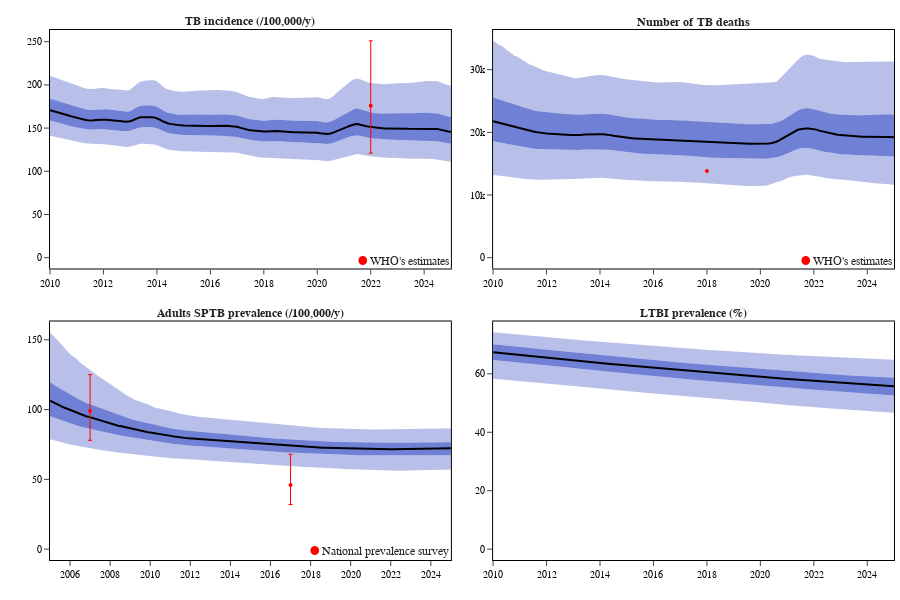

This figure's notebook cell:
### Code cell
compare_target_plot

### Figure 1 — Plotly figure (JSON) as saved in the notebook; plotly's stock layout.template omitted (floating-point values rounded to 4 significant figures; data arrays with more than 128 entries replaced by an {"elided": "..."} marker saying what was removed)
{"data": [{"fill": "tonexty", "fillcolor": "rgba(0,30,180,0.0)", "line": {"width": 0}, "name": "0.025", "showlegend": false, "type": "scatter", "x": {"elided": "151 float values"}, "xaxis": "x", "y": {"elided": "151 float values"}, "yaxis": "y"}, {"fill": "tonexty", "fillcolor": "rgba(0,30,180,0.27999999999999997)", "line": {"width": 0}, "name": "0.25", "showlegend": false, "type": "scatter", "x": {"elided": "151 float values"}, "xaxis": "x", "y": {"elided": "151 float values"}, "yaxis": "y"}, {"fill": "tonexty", "fillcolor": "rgba(0,30,180,0.5599999999999999)", "line": {"width": 0}, "name": "0.5", "showlegend": false, "type": "scatter", "x": {"elided": "151 float values"}, "xaxis": "x", "y": {"elided": "151 float values"}, "yaxis": "y"}, {"fill": "tonexty", "fillcolor": "rgba(0,30,180,0.5599999999999999)", "line": {"width": 0}, "name": "0.75", "showlegend": false, "type": "scatter", "x": {"elided": "151 float values"}, "xaxis": "x", "y": {"elided": "151 float values"}, "yaxis": "y"}, {"fill": "tonexty", "fillcolor": "rgba(0,30,180,0.27999999999999997)", "line": {"width": 0}, "name": "0.975", "showlegend": false, "type": "scatter", "x": {"elided": "151 float values"}, "xaxis": "x", "y": {"elided": "151 float values"}, "yaxis": "y"}, {"line": {"color": "black"}, "name": "Median", "showlegend": false, "type": "scatter", "x": {"elided": "151 float values"}, "xaxis": "x", "y": {"elided": "151 float values"}, "yaxis": "y"}, {"error_y": {"array": [75], "arrayminus": [55], "color": "red", "symmetric": false, "thickness": 1, "type": "data", "width": 2}, "marker": {"color": "red", "size": 4}, "mode": "markers", "name": "", "showlegend": false, "type": "scatter", "x": [2022], "xaxis": "x", "y": [176], "yaxis": "y"}, {"fill": "tonexty", "fillcolor": "rgba(0,30,180,0.0)", "line": {"width": 0}, "name": "0.025", "showlegend": false, "type": "scatter", "x": {"elided": "151 float values"}, "xaxis": "x2", "y": {"elided": "151 float values"}, "yaxis": "y2"}, {"fill": "tonexty", "fillcolor": "rgba(0,30,180,0.27999999999999997)", "line": {"width": 0}, "name": "0.25", "showlegend": false, "type": "scatter", "x": {"elided": "151 float values"}, "xaxis": "x2", "y": {"elided": "151 float values"}, "yaxis": "y2"}, {"fill": "tonexty", "fillcolor": "rgba(0,30,180,0.5599999999999999)", "line": {"width": 0}, "name": "0.5", "showlegend": false, "type": "scatter", "x": {"elided": "151 float values"}, "xaxis": "x2", "y": {"elided": "151 float values"}, "yaxis": "y2"}, {"fill": "tonexty", "fillcolor": "rgba(0,30,180,0.5599999999999999)", "line": {"width": 0}, "name": "0.75", "showlegend": false, "type": "scatter", "x": {"elided": "151 float values"}, "xaxis": "x2", "y": {"elided": "151 float values"}, "yaxis": "y2"}, {"fill": "tonexty", "fillcolor": "rgba(0,30,180,0.27999999999999997)", "line": {"width": 0}, "name": "0.975", "showlegend": false, "type": "scatter", "x": {"elided": "151 float values"}, "xaxis": "x2", "y": {"elided": "151 float values"}, "yaxis": "y2"}, {"line": {"color": "black"}, "name": "Median", "showlegend": false, "type": "scatter", "x": {"elided": "151 float values"}, "xaxis": "x2", "y": {"elided": "151 float values"}, "yaxis": "y2"}, {"marker": {"color": "red", "size": 4}, "mode": "markers", "name": "", "showlegend": false, "type": "scatter", "x": [2018], "xaxis": "x2", "y": [13850], "yaxis": "y2"}, {"fill": "tonexty", "fillcolor": "rgba(0,30,180,0.0)", "line": {"width": 0}, "name": "0.025", "showlegend": false, "type": "scatter", "x": {"elided": "201 float values"}, "xaxis": "x3", "y": {"elided": "201 float values"}, "yaxis": "y3"}, {"fill": "tonexty", "fillcolor": "rgba(0,30,180,0.27999999999999997)", "line": {"width": 0}, "name": "0.25", "showlegend": false, "type": "scatter", "x": {"elided": "201 float values"}, "xaxis": "x3", "y": {"elided": "201 float values"}, "yaxis": "y3"}, {"fill": "tonexty", "fillcolor": "rgba(0,30,180,0.5599999999999999)", "line": {"width": 0}, "name": "0.5", "showlegend": false, "type": "scatter", "x": {"elided": "201 float values"}, "xaxis": "x3", "y": {"elided": "201 float values"}, "yaxis": "y3"}, {"fill": "tonexty", "fillcolor": "rgba(0,30,180,0.5599999999999999)", "line": {"width": 0}, "name": "0.75", "showlegend": false, "type": "scatter", "x": {"elided": "201 float values"}, "xaxis": "x3", "y": {"elided": "201 float values"}, "yaxis": "y3"}, {"fill": "tonexty", "fillcolor": "rgba(0,30,180,0.27999999999999997)", "line": {"width": 0}, "name": "0.975", "showlegend": false, "type": "scatter", "x": {"elided": "201 float values"}, "xaxis": "x3", "y": {"elided": "201 float values"}, "yaxis": "y3"}, {"line": {"color": "black"}, "name": "Median", "showlegend": false, "type": "scatter", "x": {"elided": "201 float values"}, "xaxis": "x3", "y": {"elided": "201 float values"}, "yaxis": "y3"}, {"error_y": {"array": [26, 22], "arrayminus": [21, 14], "color": "red", "symmetric": false, "thickness": 1, "type": "data", "width": 2}, "marker": {"color": "red", "size": 4}, "mode": "markers", "name": "", "showlegend": false, "type": "scatter", "x": [2007, 2017], "xaxis": "x3", "y": [99, 46], "yaxis": "y3"}, {"fill": "tonexty", "fillcolor": "rgba(0,30,180,0.0)", "line": {"width": 0}, "name": "0.025", "showlegend": false, "type": "scatter", "x": {"elided": "151 float values"}, "xaxis": "x4", "y": {"elided": "151 float values"}, "yaxis": "y4"}, {"fill": "tonexty", "fillcolor": "rgba(0,30,180,0.27999999999999997)", "line": {"width": 0}, "name": "0.25", "showlegend": false, "type": "scatter", "x": {"elided": "151 float values"}, "xaxis": "x4", "y": {"elided": "151 float values"}, "yaxis": "y4"}, {"fill": "tonexty", "fillcolor": "rgba(0,30,180,0.5599999999999999)", "line": {"width": 0}, "name": "0.5", "showlegend": false, "type": "scatter", "x": {"elided": "151 float values"}, "xaxis": "x4", "y": {"elided": "151 float values"}, "yaxis": "y4"}, {"fill": "tonexty", "fillcolor": "rgba(0,30,180,0.5599999999999999)", "line": {"width": 0}, "name": "0.75", "showlegend": false, "type": "scatter", "x": {"elided": "151 float values"}, "xaxis": "x4", "y": {"elided": "151 float values"}, "yaxis": "y4"}, {"fill": "tonexty", "fillcolor": "rgba(0,30,180,0.27999999999999997)", "line": {"width": 0}, "name": "0.975", "showlegend": false, "type": "scatter", "x": {"elided": "151 float values"}, "xaxis": "x4", "y": {"elided": "151 float values"}, "yaxis": "y4"}, {"line": {"color": "black"}, "name": "Median", "showlegend": false, "type": "scatter", "x": {"elided": "151 float values"}, "xaxis": "x4", "y": {"elided": "151 float values"}, "yaxis": "y4"}], "layout": {"annotations": [{"font": {"size": 12}, "showarrow": false, "text": "<b>TB incidence (/100,000/y)</b>", "x": 0.2375, "xanchor": "center", "xref": "paper", "y": 1, "yanchor": "bottom", "yref": "paper"}, {"font": {"size": 12}, "showarrow": false, "text": "<b>Number of TB deaths</b>", "x": 0.7625, "xanchor": "center", "xref": "paper", "y": 1, "yanchor": "bottom", "yref": "paper"}, {"font": {"size": 12}, "showarrow": false, "text": "<b>Adults SPTB prevalence (/100,000/y)</b>", "x": 0.2375, "xanchor": "center", "xref": "paper", "y": 0.45, "yanchor": "bottom", "yref": "paper"}, {"font": {"size": 12}, "showarrow": false, "text": "<b>LTBI prevalence (%)</b>", "x": 0.7625, "xanchor": "center", "xref": "paper", "y": 0.45, "yanchor": "bottom", "yref": "paper"}, {"font": {"size": 10}, "showarrow": false, "text": "<span style=\"color:red; font-size:12px\">&#9679;</span> <span style=\"font-size:12px\">WHO's estimates</span>", "x": 1, "xanchor": "right", "xref": "x domain", "y": 0, "yanchor": "bottom", "yref": "y domain"}, {"font": {"size": 10}, "showarrow": false, "text": "<span style=\"color:red; font-size:12px\">&#9679;</span> <span style=\"font-size:12px\">WHO's estimates</span>", "x": 1, "xanchor": "right", "xref": "x2 domain", "y": 0, "yanchor": "bottom", "yref": "y2 domain"}, {"font": {"size": 10}, "showarrow": false, "text": "<span style=\"color:red; font-size:12px\">&#9679;</span> <span style=\"font-size:12px\">National prevalence survey</span>", "x": 1, "xanchor": "right", "xref": "x3 domain", "y": 0, "yanchor": "bottom", "yref": "y3 domain"}], "height": 600, "margin": {"b": 40, "l": 10, "r": 5, "t": 30}, "showlegend": false, "xaxis": {"anchor": "y", "domain": [0, 0.475], "dtick": 2, "range": [2010, 2025], "tick0": 2010, "tickmode": "linear", "title": {"text": ""}}, "xaxis2": {"anchor": "y2", "domain": [0.525, 1], "dtick": 2, "range": [2010, 2025], "tick0": 2010, "tickmode": "linear"}, "xaxis3": {"anchor": "y3", "domain": [0, 0.475], "dtick": 2, "range": [2005, 2025], "tick0": 2010, "tickmode": "linear"}, "xaxis4": {"anchor": "y4", "domain": [0.525, 1], "dtick": 2, "range": [2010, 2025], "tick0": 2010, "tickmode": "linear"}, "yaxis": {"anchor": "x", "domain": [0.55, 1], "range": [-12.55, 263.6], "title": {"text": ""}}, "yaxis2": {"anchor": "x2", "domain": [0.55, 1], "range": [-1730.0, 36330.0]}, "yaxis3": {"anchor": "x3", "domain": [0, 0.45], "range": [-7.768, 163.1]}, "yaxis4": {"anchor": "x4", "domain": [0, 0.45], "range": [-3.71, 77.9]}}}
